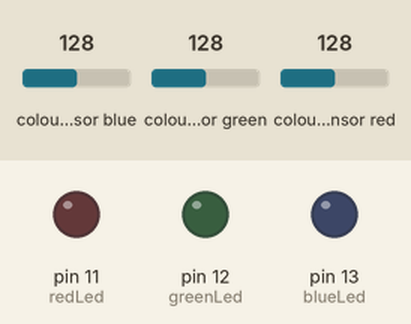
This sketch was run on a simulated Arduino Uno, built with avr-gcc and run on an emulated ATmega328P. Shown: output pins drawn as LEDs (lit = HIGH). Wiring (inferred from the names in the program): TCS3200 colour sensor: output pin 10; S2 pin 8; S3 pin 9; S0 pin 6; S1 pin 7. Inputs (shaded band) come from the test bench; at power-on: colour sensor blue 128, colour sensor green 128, colour sensor red 128. Pins used as bus, display or sensor lines are not drawn; what the sketch prints to the serial monitor is not drawn.

Above: at 1.2 s.
1.3 s: colour sensor blue set to 136
At 3.5 s:
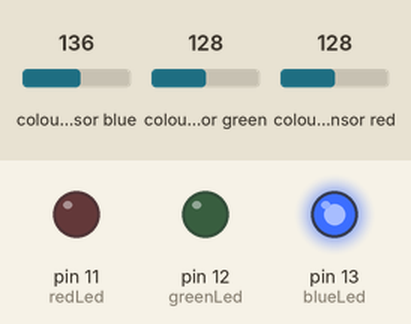
4.0 s: colour sensor green set to 136
At 4.7 s:
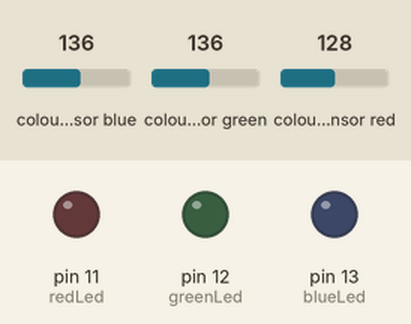
5.5 s: colour sensor red set to 191
At 8.2 s:
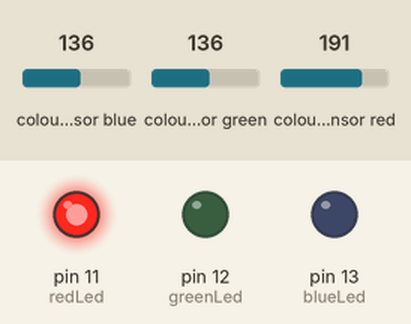
8.5 s: colour sensor blue set to 191
At 10.6 s:
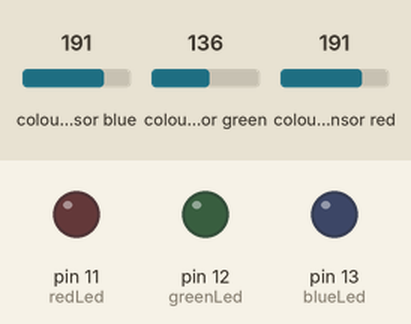
Timing chart, 0 to 12.1 s (numbered marks = the images above; inputs shaded):
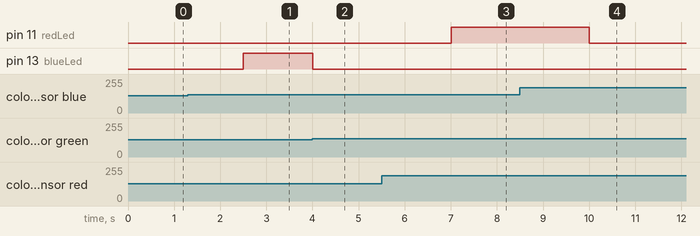

The sketch:

TCS_advanced.ino
```cpp
#define S0  6

#define S1  7

#define S2  8

#define S3  9

#define Out 10

int redLed = 11;

int greenLed = 12;

int blueLed = 13;

void setup() {

    Serial.begin(9600); // Set the baud rate to 9600

    pinMode(S0, OUTPUT);

    pinMode(S1, OUTPUT);

    pinMode(S2, OUTPUT);

    pinMode(S3, OUTPUT);

    pinMode(redLed, OUTPUT);

    pinMode(greenLed, OUTPUT);

    pinMode(blueLed, OUTPUT);

    pinMode(Out, INPUT_PULLUP); // Use INPUT_PULLUP to enable the internal pull-up resistor on the input pin

    digitalWrite(S0, HIGH);

    digitalWrite(S1, LOW); // Setting frequency selection to 20%

}

void loop() {

    digitalWrite(S2, LOW);

    digitalWrite(S3, LOW); // Setting for RED color sensor

    int redFrequency = pulseIn(Out, LOW); // Reading frequency

    Serial.print("K: ");

    Serial.print(redFrequency);

    Serial.print("  ");

    delay(500);

    digitalWrite(S2, LOW);

    digitalWrite(S3, HIGH); // Setting for BLUE color sensor

    int blueFrequency = pulseIn(Out, LOW); // Reading frequency

    Serial.print("N: ");

    Serial.print(blueFrequency);

    Serial.print("  ");

    delay(500);

    digitalWrite(S2, HIGH);

    digitalWrite(S3, HIGH); // Setting for GREEN color sensor

    int greenFrequency = pulseIn(Out, LOW); // Reading frequency

    Serial.print("P: ");

    Serial.print(greenFrequency);

    //Serial.println();

    if (redFrequency < blueFrequency && redFrequency < greenFrequency && redFrequency < 40) {

        Serial.println("  - (Potassium Maximum)");

        digitalWrite(redLed, HIGH);   // Turn RED LED ON

        digitalWrite(greenLed, LOW);

        digitalWrite(blueLed, LOW);

    }

    else if (blueFrequency < redFrequency && blueFrequency < greenFrequency && blueFrequency < 50) {

        Serial.println("  - (Nitrogen Maximum))");

        digitalWrite(redLed, LOW);

        digitalWrite(greenLed, LOW);

        digitalWrite(blueLed, HIGH); // Turn BLUE LED ON

    }

    else if (greenFrequency < redFrequency && greenFrequency < blueFrequency && greenFrequency < 85) {

        Serial.println("  - (Phosphorous maximum)");

        digitalWrite(redLed, LOW);

        digitalWrite(greenLed, HIGH); // Turn GREEN LED ON

        digitalWrite(blueLed, LOW);

    }

    else {

        Serial.println("  - (Low visibility)");

        digitalWrite(redLed, LOW);

        digitalWrite(greenLed, LOW);

        digitalWrite(blueLed, LOW);

    }

    delay(500); // Add a delay before the next reading to reduce rapid changes

}
```

Measured:
- the behaviour switches between 131 and 132 on colour sensor blue (found by bisection; images 0 and 1)
- the behaviour switches between 131 and 132 on colour sensor green (found by bisection; images 1 and 2)
- after the input at 1.3 s, pin 13 (blueLed): LOW → HIGH after 1.2 s
- after the input at 4.0 s, pin 13 (blueLed): HIGH → LOW at once
- after the input at 5.5 s, pin 11 (redLed): LOW → HIGH after 1.5 s
- after the input at 8.5 s, pin 11 (redLed): HIGH → LOW after 1.5 s
